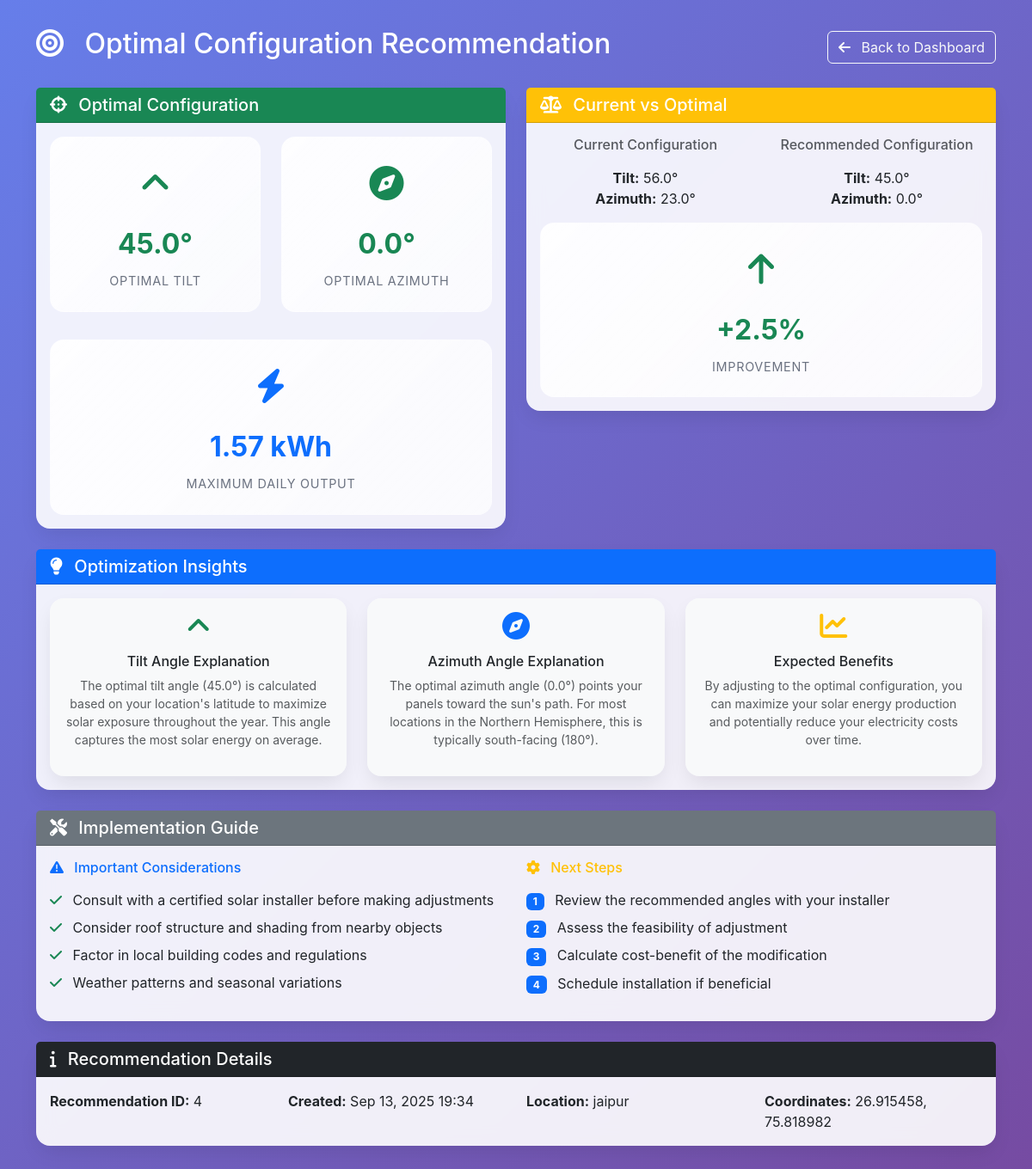
/recommendation/4/, run on the app's committed database.
### core/models.py (models this page shows, shortened)
class OptimalConfiguration(models.Model):
    location = models.ForeignKey(Location, on_delete=models.CASCADE)
    optimal_tilt = models.FloatField()
    optimal_azimuth = models.FloatField()
    max_predicted_output = models.FloatField()
    current_config = models.ForeignKey(PanelConfiguration, on_delete=models.CASCADE, null=True)
    improvement_percentage = models.FloatField(null=True, blank=True)
    created_at = models.DateTimeField(default=timezone.now)

class PanelConfiguration(models.Model):
    surface_area = models.FloatField(help_text="Panel surface area in m²")
    tilt_angle = models.FloatField(help_text="Tilt angle in degrees")
    azimuth_angle = models.FloatField(help_text="Azimuth angle in degrees")
    panel_efficiency = models.FloatField(default=0.2, help_text="Panel efficiency (0.0-1.0)")
    created_at = models.DateTimeField(default=timezone.now)

class Location(models.Model):
    name = models.CharField(max_length=200)
    latitude = models.FloatField()
    longitude = models.FloatField()
    created_at = models.DateTimeField(default=timezone.now)

### core/views.py (the view)
# urls.py: path('recommendation/<int:recommendation_id>/', views.recommendation_detail, name='recommendation_detail'),
def recommendation_detail(request, recommendation_id):
    recommendation = get_object_or_404(
        OptimalConfiguration.objects.select_related('location', 'current_config'),
        id=recommendation_id
    )
    context = {
        'recommendation': recommendation,
    }
    return render(request, 'core/recommendation_detail.html', context)

### templates/core/recommendation_detail.html (shortened to what this page needs)
{% extends 'core/base.html' %}
{% block content %}
<div class="row">
    <div class="col-12">
        <div class="d-flex justify-content-between align-items-center mb-4">
            <h2 class="text-white">
                <i class="fas fa-bullseye me-3"></i>
                Optimal Configuration Recommendation
            </h2>
            <a href="{% url 'dashboard' %}" class="btn btn-outline-light">
                <i class="fas fa-arrow-left me-2"></i>
                Back to Dashboard
            </a>
        </div>
    </div>
</div>
<div class="row">
    <div class="col-md-6 mb-4">
        <div class="card">
            <div class="card-header bg-success text-white">
                <h5 class="card-title mb-0">
                    <i class="fas fa-crosshairs me-2"></i>
                    Optimal Configuration
                </h5>
            </div>
            <div class="card-body">
                <div class="row text-center">
                    <div class="col-6 mb-3">
                        <div class="stats-card">
                            <div class="stats-icon text-success">
                                <i class="fas fa-angle-up"></i>
                            </div>
                            <div class="stats-value text-success">
                                {{ recommendation.optimal_tilt }}°
                            </div>
                            <div class="stats-label">Optimal Tilt</div>
                        </div>
                    </div>
                    <div class="col-6 mb-3">
                        <div class="stats-card">
                            <div class="stats-icon text-success">
                                <i class="fas fa-compass"></i>
                            </div>
                            <div class="stats-value text-success">
                                {{ recommendation.optimal_azimuth }}°
                            </div>
                            <div class="stats-label">Optimal Azimuth</div>
                        </div>
                    </div>
                </div>
                <div class="stats-card mt-3">
                    <div class="stats-icon text-primary">
                        <i class="fas fa-bolt"></i>
                    </div>
                    <div class="stats-value text-primary">
                        {{ recommendation.max_predicted_output|floatformat:2 }} kWh
                    </div>
                    <div class="stats-label">Maximum Daily Output</div>
                </div>
            </div>
        </div>
    </div>
    {% if recommendation.current_config and recommendation.improvement_percentage %}
    <div class="col-md-6 mb-4">
        <div class="card">
            <div class="card-header bg-warning text-white">
                <h5 class="card-title mb-0">
                    <i class="fas fa-balance-scale me-2"></i>
                    Current vs Optimal
                </h5>
            </div>
            <div class="card-body">
                <div class="row">
                    <div class="col-6 text-center">
                        <h6 class="text-muted mb-3">Current Configuration</h6>
                        <div class="mb-3">
                            <strong>Tilt:</strong> {{ recommendation.current_config.tilt_angle }}°<br>
                            <strong>Azimuth:</strong> {{ recommendation.current_config.azimuth_angle }}°
                        </div>
                    </div>
                    <div class="col-6 text-center">
                        <h6 class="text-muted mb-3">Recommended Configuration</h6>
                        <div class="mb-3">
                            <strong>Tilt:</strong> {{ recommendation.optimal_tilt }}°<br>
                            <strong>Azimuth:</strong> {{ recommendation.optimal_azimuth }}°
                        </div>
                    </div>
                </div>
                <div class="stats-card">
                    <div class="stats-icon text-success">
                        <i class="fas fa-arrow-up"></i>
                    </div>
                    <div class="stats-value text-success">
                        +{{ recommendation.improvement_percentage|floatformat:1 }}%
                    </div>
                    <div class="stats-label">Improvement</div>
                </div>
            </div>
        </div>
    </div>
    {% endif %}
</div>
<div class="row">
    <div class="col-12 mb-4">
        <div class="card">
            <div class="card-header bg-primary text-white">
                <h5 class="card-title mb-0">
                    <i class="fas fa-lightbulb me-2"></i>
                    Optimization Insights
                </h5>
            </div>
            <div class="card-body">
                <div class="row">
                    <div class="col-md-4">
                        <div class="card bg-light">
                            <div class="card-body text-center">
                                <i class="fas fa-angle-up fa-2x text-success mb-3"></i>
                                <h6>Tilt Angle Explanation</h6>
                                <p class="text-muted small">
                                    The optimal tilt angle ({{ recommendation.optimal_tilt }}°) is calculated based on your location's latitude
                                    to maximize solar exposure throughout the year. This angle captures the most solar energy on average.
                                </p>
                            </div>
                        </div>
                    </div>
                    <div class="col-md-4">
                        <div class="card bg-light">
                            <div class="card-body text-center">
                                <i class="fas fa-compass fa-2x text-primary mb-3"></i>
                                <h6>Azimuth Angle Explanation</h6>
                                <p class="text-muted small">
                                    The optimal azimuth angle ({{ recommendation.optimal_azimuth }}°) points your panels toward the sun's path.
                                    For most locations in the Northern Hemisphere, this is typically south-facing (180°).
                                </p>
                            </div>
                        </div>
                    </div>
                    <div class="col-md-4">
                        <div class="card bg-light">
                            <div class="card-body text-center">
                                <i class="fas fa-chart-line fa-2x text-warning mb-3"></i>
                                <h6>Expected Benefits</h6>
                                <p class="text-muted small">
                                    By adjusting to the optimal configuration, you can maximize your solar energy production
                                    and potentially reduce your electricity costs over time.
                                </p>
                            </div>
                        </div>
                    </div>
                </div>
            </div>
        </div>
    </div>
</div>
<div class="row">
    <div class="col-12 mb-4">
        <div class="card">
            <div class="card-header bg-secondary text-white">
                <h5 class="card-title mb-0">
                    <i class="fas fa-tools me-2"></i>
                    Implementation Guide
                </h5>
            </div>
            <div class="card-body">
                <div class="row">
                    <div class="col-md-6">
                        <h6 class="text-primary mb-3">
                            <i class="fas fa-exclamation-triangle me-2"></i>
                            Important Considerations
                        </h6>
                        <ul class="list-unstyled">
                            <li class="mb-2">
                                <i class="fas fa-check text-success me-2"></i>
                                Consult with a certified solar installer before making adjustments
                            </li>
                            <li class="mb-2">
                                <i class="fas fa-check text-success me-2"></i>
                                Consider roof structure and shading from nearby objects
                            </li>
                            <li class="mb-2">
                                <i class="fas fa-check text-success me-2"></i>
                                Factor in local building codes and regulations
                            </li>
                            <li class="mb-2">
                                <i class="fas fa-check text-success me-2"></i>
                                Weather patterns and seasonal variations
                            </li>
                        </ul>
                    </div>
                    <div class="col-md-6">
                        <h6 class="text-warning mb-3">
                            <i class="fas fa-cog me-2"></i>
                            Next Steps
                        </h6>
                        <ol class="list-unstyled">
                            <li class="mb-2">
                                <span class="badge bg-primary me-2">1</span>
                                Review the recommended angles with your installer
                            </li>
                            <li class="mb-2">
                                <span class="badge bg-primary me-2">2</span>
                                Assess the feasibility of adjustment
                            </li>
                            <li class="mb-2">
                                <span class="badge bg-primary me-2">3</span>
                                Calculate cost-benefit of the modification
                            </li>
                            <li class="mb-2">
                                <span class="badge bg-primary me-2">4</span>
                                Schedule installation if beneficial
                            </li>
                        </ol>
                    </div>
                </div>
            </div>
        </div>
    </div>
</div>
<div class="row">
    <div class="col-12">
        <div class="card">
            <div class="card-header bg-dark text-white">
                <h5 class="card-title mb-0">
                    <i class="fas fa-info me-2"></i>
                    Recommendation Details
                </h5>
            </div>
            <div class="card-body">
                <div class="row">
                    <div class="col-md-3">
                        <strong>Recommendation ID:</strong> {{ recommendation.id }}
                    </div>
                    <div class="col-md-3">
                        <strong>Created:</strong> {{ recommendation.created_at|date:"M d, Y H:i" }}
                    </div>
                    <div class="col-md-3">
                        <strong>Location:</strong> {{ recommendation.location.name }}
                    </div>
                    <div class="col-md-3">
                        <strong>Coordinates:</strong> {{ recommendation.location.latitude }}, {{ recommendation.location.longitude }}
                    </div>
                </div>
            </div>
        </div>
    </div>
</div>
{% endblock %}

### static/css/style.css (style rules this page uses)
* { scrollbar-width: none; scrollbar-color: transparent transparent; }
* { -ms-overflow-style: none; }

### templates/core/base.html (style rules this page uses)
:root { --primary-color: #2563eb; --secondary-color: #14b8a6; --accent-color: #f97316; --success-color: #10b981; --warning-color: #f59e0b; --error-color: #ef4444; --dark-color: #1f2937; --light-color: #f8fafc; }
body { font-family: 'Inter', -apple-system, BlinkMacSystemFont, sans-serif; background: linear-gradient(135deg, #667eea 0%, #764ba2 100%); min-height: 100vh; color: var(--dark-color); }
.card { border: none; border-radius: 16px; box-shadow: 0 10px 25px -5px rgba(0, 0, 0, 0.1); backdrop-filter: blur(10px); background: rgba(255, 255, 255, 0.9); transition: all 0.3s ease; }
.stats-card { background: linear-gradient(135deg, rgba(255, 255, 255, 0.9), rgba(255, 255, 255, 0.7)); border-radius: 16px; padding: 24px; text-align: center; border: 1px solid rgba(255, 255, 255, 0.2); }
.stats-icon { font-size: 2.5rem; margin-bottom: 16px; }
.stats-value { font-size: 2rem; font-weight: 700; margin-bottom: 8px; }
.stats-label { font-size: 0.9rem; color: #6b7280; text-transform: uppercase; letter-spacing: 0.05em; }

### data on the page
OptimalConfiguration: optimal_tilt "45.0", optimal_azimuth "0.0", max_predicted_output "1.57", current_config.tilt_angle "56.0", current_config.azimuth_angle "23.0", improvement_percentage "2.5", id "4", created_at "Sep 13, 2025 19:34", location.name "jaipur", location.latitude "26.915458", location.longitude "75.818982"
